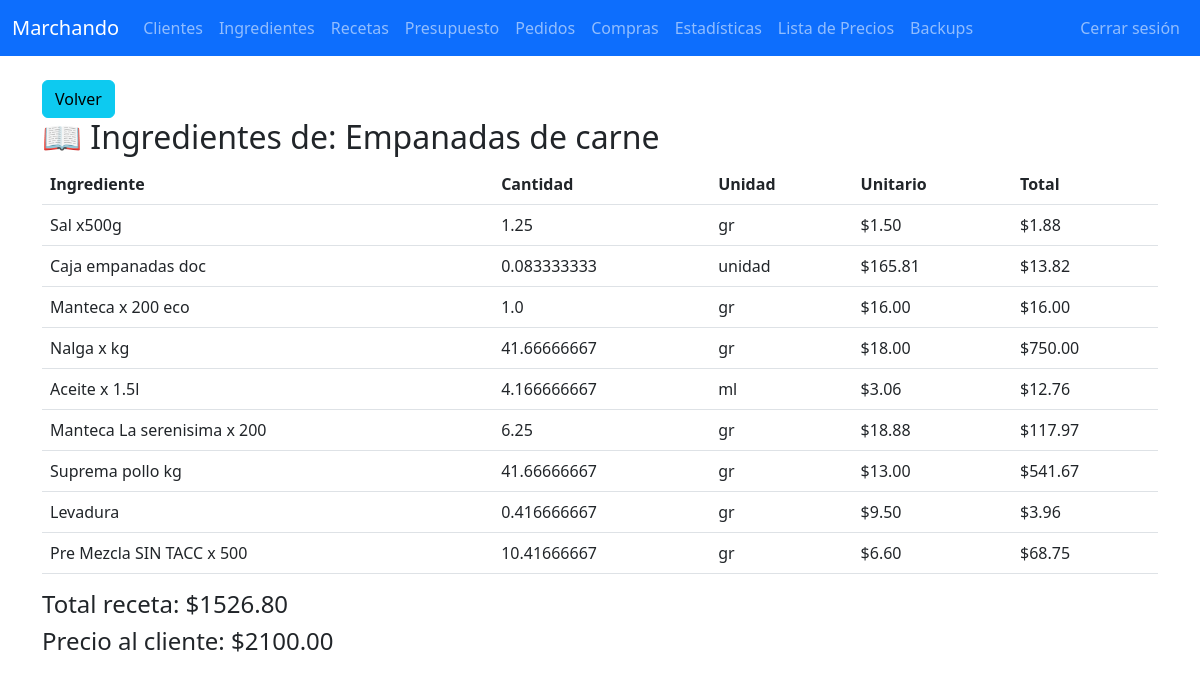
Page /receta/3 (signed in) on the earlier database version.
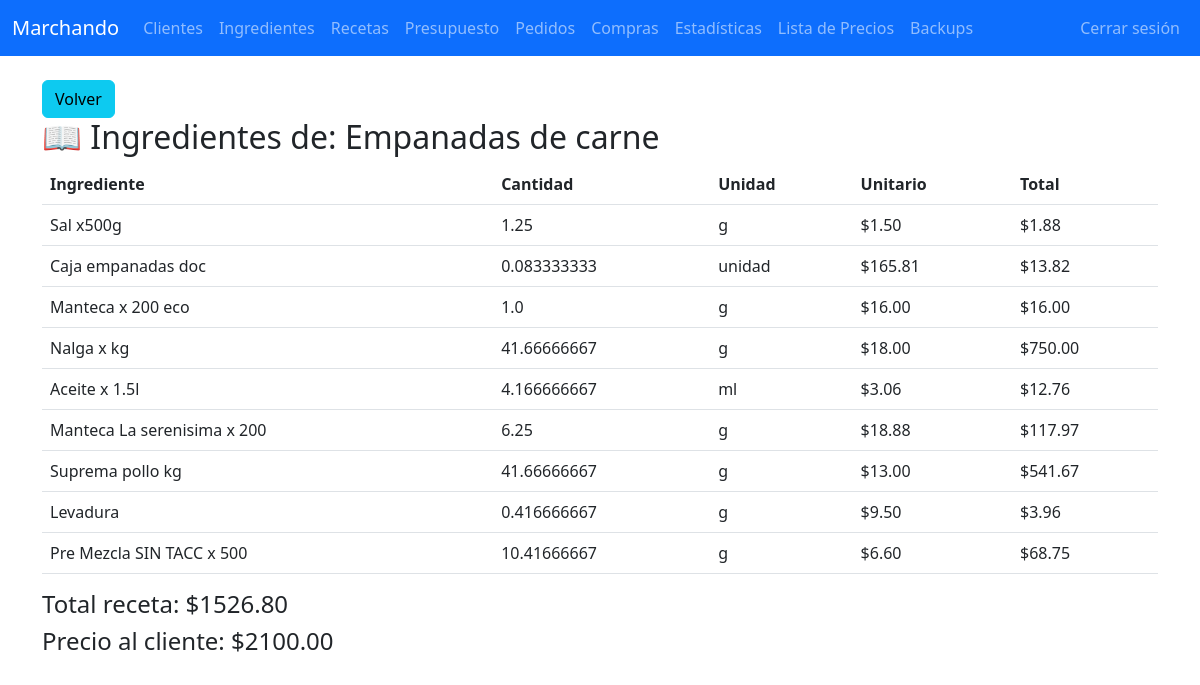
Same page on the later database version.
### tables this page shows
CREATE TABLE receta_ingredientes (
    id INTEGER PRIMARY KEY AUTOINCREMENT,
    receta_id INTEGER NOT NULL,
    ingrediente_id INTEGER NOT NULL,
    tipo TEXT,
    cantidad REAL NOT NULL,
    unidad TEXT NOT NULL,
    costo_unitario REAL,
    costo_total REAL,
    FOREIGN KEY (receta_id) REFERENCES recetas(id),
    FOREIGN KEY (ingrediente_id) REFERENCES ingredientes(id),
    UNIQUE(receta_id, ingrediente_id)
);

CREATE TABLE ingredientes (
    id INTEGER PRIMARY KEY AUTOINCREMENT,
    producto TEXT NOT NULL,
    tipo TEXT,
    referencia TEXT,
    cantidad TEXT,
    unidad TEXT,
    costo_total REAL,
    costo_unitario REAL,
    ultima_actualizacion TEXT, codigo_barra,
    UNIQUE(producto)
);

### app.py (the view)
@app.route("/receta/<int:receta_id>")
@login_required
def ver_receta(receta_id):
    conn = get_conn()
    receta = conn.execute("SELECT * FROM recetas WHERE id = ?", (receta_id,)).fetchone()
    ingredientes = conn.execute("""
        SELECT ri.id, i.producto, ri.cantidad, i.unidad, i.costo_unitario,
               (ri.cantidad * i.costo_unitario) AS costo_total
        FROM receta_ingredientes ri
        JOIN ingredientes i ON ri.ingrediente_id = i.id
        WHERE ri.receta_id = ?
    """, (receta_id,)).fetchall()
    costo_total = sum([ing["costo_total"] for ing in ingredientes])
    precio = conn.execute("""
        SELECT precio_cliente FROM lista_precios WHERE receta_id = ?
    """, (receta_id,)).fetchone()
    precio_cliente = precio["precio_cliente"] if precio else 0
    conn.close()
    return render_template("receta_ingredientes.html",
                           receta=receta,
                           ingredientes=ingredientes,
                           costo_total=costo_total,
                           precio_cliente=precio_cliente)

### app.py (called while the page is built)
def login_required(f):
    @wraps(f)
    def decorated_function(*args, **kwargs):
        if not session.get('logged_in'): # PRUEBAS LOCALES
            return redirect(url_for('login', next=request.path))
        return f(*args, **kwargs)
    return decorated_function

def get_conn():
    conn = sqlite3.connect(DB_NAME)
    conn.row_factory = sqlite3.Row
    return conn

### templates/receta_ingredientes.html
{% extends 'base.html' %}
{% block content %}
<br>
<a href="javascript:history.back()" class="btn btn-md btn-info">Volver</a>
<br>
<h2>📖 Ingredientes de: {{ receta.nombre }}</h2>
<table class="table">
  <thead>
    <tr>
      <th>Ingrediente</th>
      <th>Cantidad</th>
      <th>Unidad</th>
      <th>Unitario</th>
      <th>Total</th>
    </tr>
  </thead>
  <tbody>
    {% for ing in ingredientes %}
    <tr>
      <td>{{ ing.producto }}</td>
      <td>{{ ing.cantidad }}</td>
      <td>{{ ing.unidad }}</td>
      <td>${{ '%.2f'|format(ing.costo_unitario) }}</td>
      <td>${{ '%.2f'|format(ing.costo_total) }}</td>
    </tr>
    {% endfor %}
  </tbody>
</table>
<h4>Total receta: ${{ '%.2f'|format(costo_total) }}</h4>
<h4>Precio al cliente: ${{ '%.2f'|format(precio_cliente) }}</h4>
{% endblock %}

Differences in the rows shown:
changed through a linked row, receta_ingredientes "Sal x500g": unidad "gr" → "g"
changed through a linked row, receta_ingredientes "Manteca x 200 eco": unidad "gr" → "g"
changed through a linked row, receta_ingredientes "Nalga x kg": unidad "gr" → "g"
changed through a linked row, receta_ingredientes "Manteca La serenisima x 200": unidad "gr" → "g"
changed through a linked row, receta_ingredientes "Suprema pollo kg": unidad "gr" → "g"
changed through a linked row, receta_ingredientes "Levadura": unidad "gr" → "g"
changed through a linked row, receta_ingredientes "Pre Mezcla SIN TACC x 500": unidad "gr" → "g"
